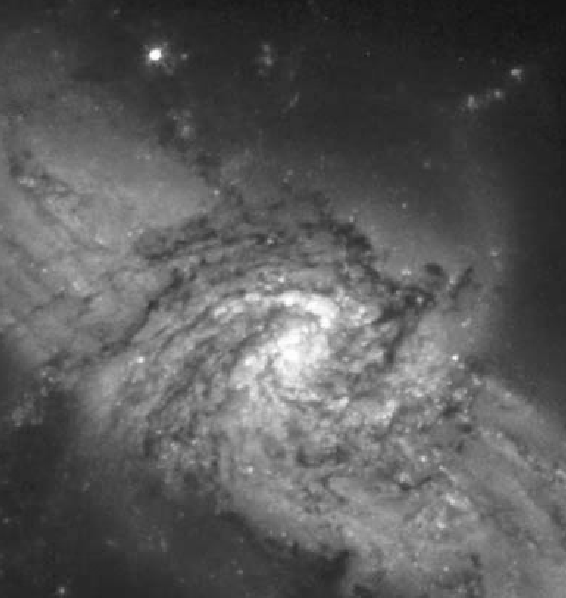
#> input picture 05. Average/Galaxy.tif, 566 x 598 px
$ python Average.py
#> lines starting #> are read from the running program, lines starting #| are printed output that depends on the picture
import cv2
import numpy as np
from matplotlib import pyplot as plt

#IMAGE AVERAGES

img=cv2.imread("Galaxy.tif",0)
#> img is the input picture: shape (598, 566); min 19, max 255, mean 89.9
img=np.float64(img)
sum_img=np.zeros((img.shape),np.float64)
mean=0
sigma=20
for i in range(100):
	noise = np.random.normal(mean,sigma,(img.shape))
	noise = img+noise
	sum_img = sum_img + noise
#> this loop made 100 passes
#> pass 1, `noise = img+noise`:
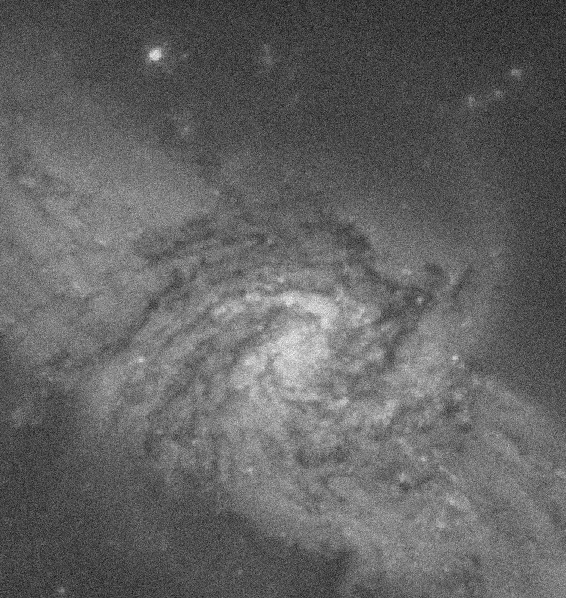
#> noise: shape (598, 566) float64; min -58.93, max 322.2, mean 89.9; drawn with min black and max white

avg = sum_img/i

plt.subplot(131),plt.imshow(img,'gray')
plt.subplot(132),plt.imshow(noise,'gray')
plt.subplot(133),plt.imshow(avg,'gray')
plt.show()
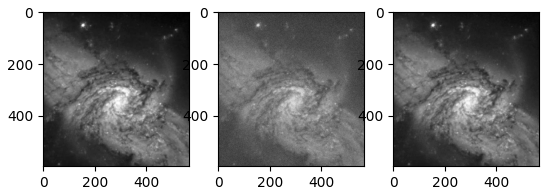
#> figure drawn by matplotlib, 3 panels
